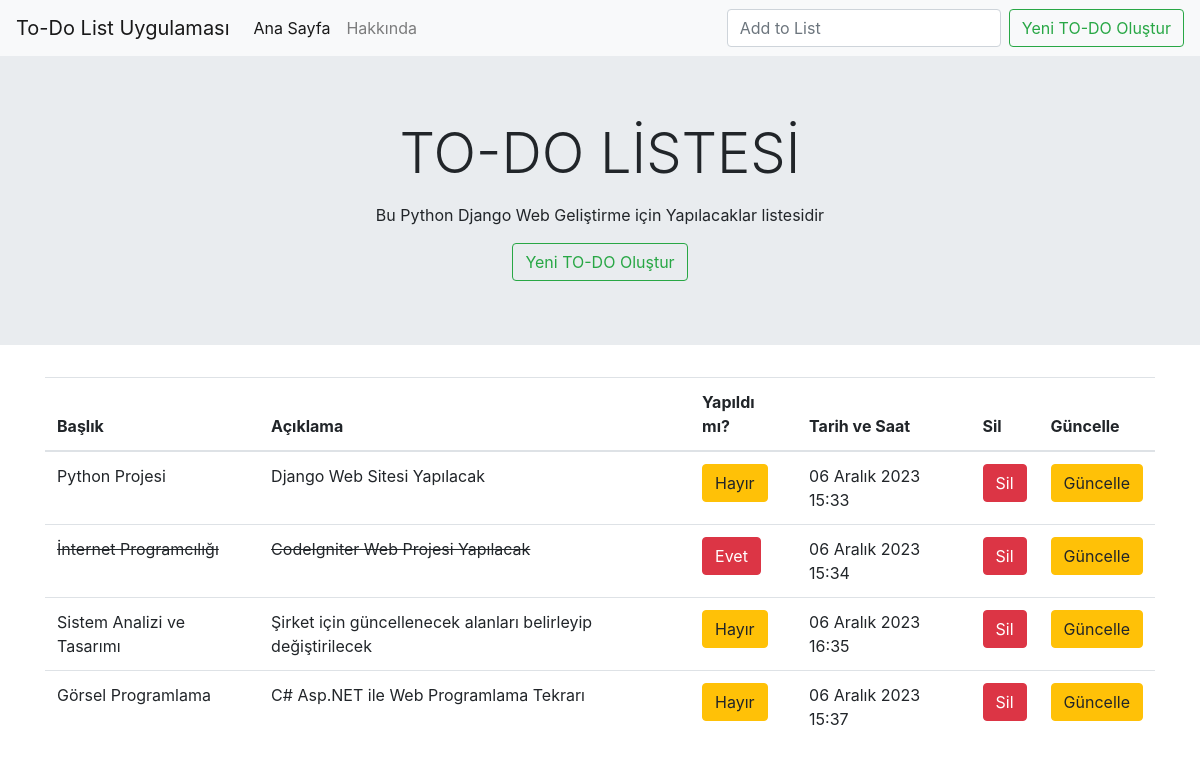
The page / on the database its author committed.
### todo_app/models.py (models this page shows, shortened)
class Todos(models.Model):
    title = models.CharField(max_length = 100)
    description = models.TextField(max_length = 1000, blank=True)
    finished = models.BooleanField(default=False)
    date = models.DateTimeField(default = datetime.now ,blank=True)

### todo_app/views.py (the view)
# urls.py: path('', views.index, name="index"),
def index(request):
    if request.method == "POST":
        form = ListForm(request.POST or None)
        if form.is_valid:
            form.save()
            todo_list = Todos.objects.all()
            return render(request,"todo_app/index.html",{'todo_list':todo_list})
    else:
        todo_list = Todos.objects.all()
        return render(request,"todo_app/index.html",{'todo_list':todo_list})

### templates/todo_app/index.html (shortened to what this page needs)
{% extends "todo_app/base.html" %}
{% block content %}
    <div class="jumbotron jumbotron-fluid">
    <div class="container">
      <h1 class="display-4"><center>TO-DO LİSTESİ</center></h1>
      <p class="lead"><center>Bu Python Django Web Geliştirme için Yapılacaklar listesidir</center></p>
      <div class="text-center">
        <a class="btn btn-outline-success" href="{% url 'create' %}" role="button">Yeni TO-DO Oluştur</a>
      </div>
    </div>
  </div>
<div class="container">
  <table class="table">
    <thead>
      <tr>
        <th scope="col">Başlık</th>
        <th scope="col">Açıklama</th>
        <th scope="col">Yapıldı mı?</th>
        <th scope="col">Tarih ve Saat</th>
        <th scope="col">Sil</th>
        <th scope="col">Güncelle</th>
      </tr>
    </thead>
    <tbody>
        {% for todo in todo_list %}
          {% if todo.finished %}
            <tr>
                <td><del>{{ todo.title }}</del></td>
                <td><del>{{ todo.description }}</del></td>
                <td><a class="btn btn-danger" href="{% url 'yes_finish' todo.id %}" role="button">Evet</a></td>
                <td>{{ todo.date }}</td>
                <td><a class="btn btn-danger" href="{% url 'delete' todo.id %}" role="button">Sil</a></td>
                <td><a class="btn btn-warning" href="{% url 'update' todo.id %}" role="button">Güncelle</a></td>
            </tr>
          {% else %}
            <tr>
                <td>{{ todo.title }}</td>
                <td>{{ todo.description }}</td>
                <td><a class="btn btn-warning" href="{% url 'no_finish' todo.id %}" role="button">Hayır</a></td>
                <td>{{ todo.date }}</td>
                <td><a class="btn btn-danger" href="{% url 'delete' todo.id %}" role="button">Sil</a></td>
                <td><a class="btn btn-warning" href="{% url 'update' todo.id %}" role="button">Güncelle</a></td>
            </tr>
          {% endif %}
        {% endfor %}
    </tbody>
  </table>
</div>
{% endblock content %}

### templates/todo_app/base.html (shortened to what this page needs)
<!doctype html>
<html lang="en">
  <head>
    <link rel="stylesheet" href="https://stackpath.bootstrapcdn.com/bootstrap/4.4.1/css/bootstrap.min.css">
  </head>
  <body>
    <nav class="navbar navbar-expand-lg navbar-light bg-light">
        <a class="navbar-brand" href="{% url 'index' %}">To-Do List Uygulaması</a>
        <div class="collapse navbar-collapse" id="navbarSupportedContent">
          <ul class="navbar-nav mr-auto">
            <li class="nav-item active">
              <a class="nav-link" href="{% url 'index' %}">Ana Sayfa <span class="sr-only">(current)</span></a>
            </li>
            <li class="nav-item">
              <a class="nav-link" href="{% url 'about' %}">Hakkında</a>
            </li>
          </ul>
          <form class="form-inline my-2 my-lg-0" method="POST">
            <input class="form-control mr-sm-2" type="text" placeholder="Add to List" name="title">
            <button class="btn btn-outline-success my-2 my-sm-0" type="submit">Yeni TO-DO Oluştur</button>
          </form>
        </div>
      </nav>
      {% block content %}
      {% endblock content %}
  </body>
</html>

### rows shown on the page
Todos: title "Python Projesi", description "Django Web Sitesi Yapılacak", date "06 Aralık 2023 15:33"
Todos: title "İnternet Programcılığı", description "CodeIgniter Web Projesi Yapılacak", date "06 Aralık 2023 15:34"
Todos: title "Sistem Analizi ve Tasarımı", description "Şirket için güncellenecek alanları belirleyip değiştirilecek", date "06 Aralık 2023 16:35"
Todos: title "Görsel Programlama", description "C# Asp.NET ile Web Programlama Tekrarı", date "06 Aralık 2023 15:37"
